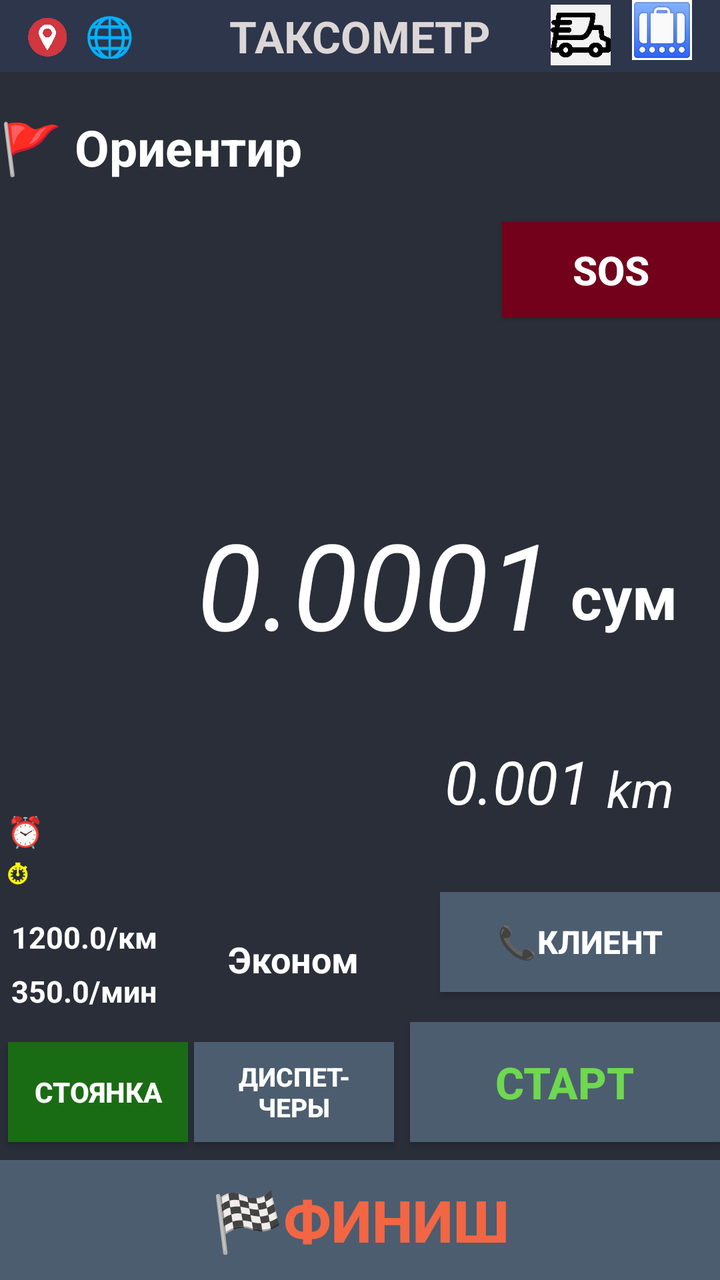
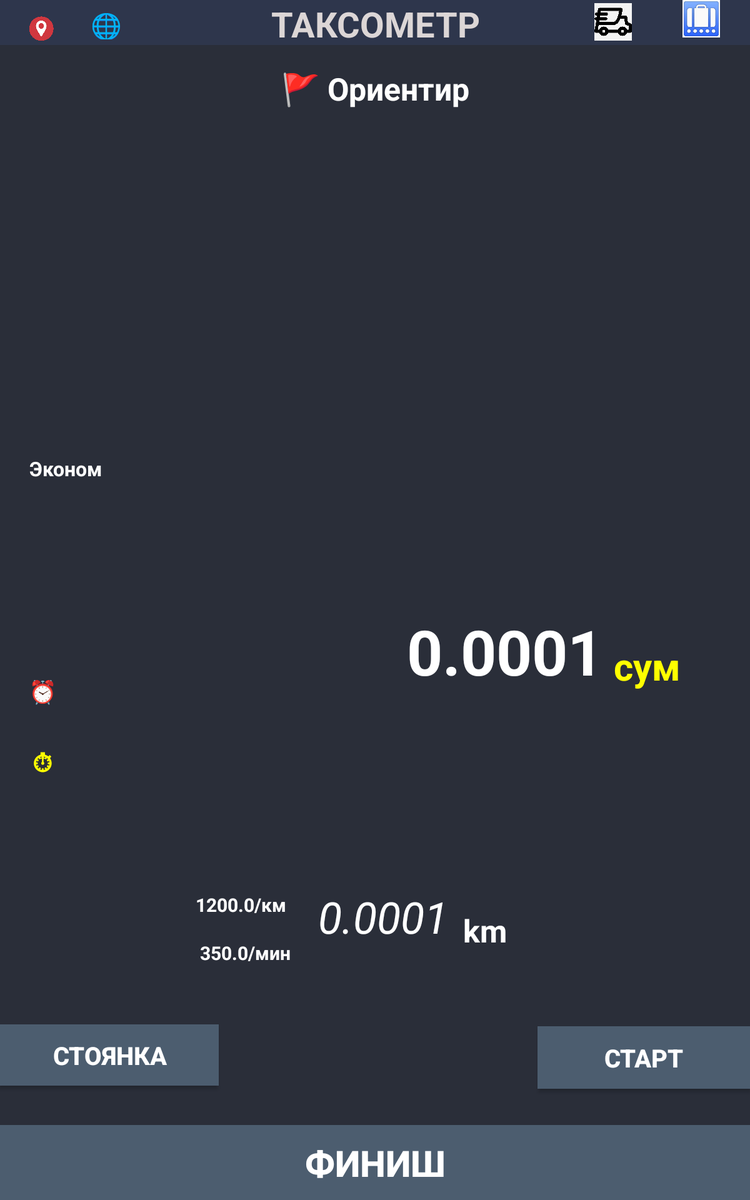

First picture: res/layout/ on a phone held upright. Second picture: the repository's own variant of that layout, on a device whose configuration matches the variant's folder. Source for both follows.
<!-- AndroidManifest.xml: application theme Theme.MyApplication -->
<!-- res/layout/activity_taksometr.xml -->
<?xml version="1.0" encoding="utf-8"?>
<androidx.constraintlayout.widget.ConstraintLayout xmlns:android="http://schemas.android.com/apk/res/android"
    xmlns:app="http://schemas.android.com/apk/res-auto"
    xmlns:tools="http://schemas.android.com/tools"
    android:id="@+id/taks"
    android:layout_width="match_parent"
    android:layout_height="match_parent"
    android:background="#2A2E39"
    tools:context=".taksometr">


    <TextView
        android:id="@+id/taksometr_summa"
        android:layout_width="wrap_content"
        android:layout_height="76dp"
        android:text="0.0001"
        android:textAlignment="viewEnd"
        android:textColor="@color/white"
        android:textSize="60dp"
        android:textStyle="italic"
        app:layout_constraintBottom_toBottomOf="parent"
        app:layout_constraintEnd_toStartOf="@+id/textView"
        app:layout_constraintHorizontal_bias="1.0"
        app:layout_constraintStart_toStartOf="parent"
        app:layout_constraintTop_toTopOf="parent"
        app:layout_constraintVertical_bias="0.446" />

    <TextView
        android:id="@+id/textView"
        android:layout_width="70dp"
        android:layout_height="42dp"
        android:gravity="center"
        android:text="сум"
        android:textAlignment="center"
        android:textColor="@color/white"
        android:textSize="30dp"
        android:textStyle="bold"
        app:layout_constraintBottom_toBottomOf="parent"
        app:layout_constraintEnd_toEndOf="parent"
        app:layout_constraintHorizontal_bias="0.955"
        app:layout_constraintStart_toStartOf="parent"
        app:layout_constraintTop_toTopOf="parent"
        app:layout_constraintVertical_bias="0.464" />

    <TextView
        android:id="@+id/taksometr_km"
        android:layout_width="140dp"
        android:layout_height="wrap_content"
        android:layout_marginEnd="8dp"
        android:text=" 0.001"
        android:textAlignment="textEnd"
        android:textColor="@color/white"
        android:textSize="30dp"
        android:textStyle="italic"
        app:layout_constraintBottom_toTopOf="@+id/taksometr_stayanka2"
        app:layout_constraintEnd_toStartOf="@+id/textView2"
        app:layout_constraintTop_toTopOf="parent"
        app:layout_constraintVertical_bias="0.913" />

    <TextView
        android:id="@+id/textView2"
        android:layout_width="41dp"
        android:layout_height="33dp"
        android:text="km"
        android:textAlignment="textStart"
        android:textColor="#FFFFFF"
        android:textSize="25dp"
        android:textStyle="italic"
        app:layout_constraintBottom_toTopOf="@+id/taksometr_stayanka2"
        app:layout_constraintEnd_toEndOf="parent"
        app:layout_constraintHorizontal_bias="0.951"
        app:layout_constraintStart_toStartOf="parent"
        app:layout_constraintTop_toTopOf="parent"
        app:layout_constraintVertical_bias="0.914" />

    <TextView
        android:id="@+id/class_text"
        android:layout_width="135dp"
        android:layout_height="50dp"
        android:gravity="center"
        android:text="Эконом"
        android:textAlignment="center"
        android:textColor="#FFFFFF"
        android:textSize="18dp"
        android:textStyle="bold"
        app:layout_constraintBottom_toTopOf="@+id/taksometr_start"
        app:layout_constraintEnd_toEndOf="parent"
        app:layout_constraintHorizontal_bias="0.351"
        app:layout_constraintStart_toStartOf="parent"
        app:layout_constraintTop_toBottomOf="@+id/taksometr_orientir"
        app:layout_constraintVertical_bias="0.982" />
    <androidx.appcompat.widget.AppCompatButton
        android:id="@+id/taksometr_start"
        android:layout_width="155dp"
        android:layout_height="60dp"
        android:layout_marginBottom="9dp"
        android:background="#4C5D6F"
        android:text="Старт"
        android:textColor="#6ED850"
        android:textSize="22dp"
        android:textStyle="bold"
        app:layout_constraintBottom_toTopOf="@+id/taksometr_finish"
        app:layout_constraintEnd_toEndOf="parent"
        app:layout_constraintHorizontal_bias="1.0"
        app:layout_constraintStart_toEndOf="@+id/taksometr_stayanka"
        app:layout_constraintTop_toTopOf="parent"
        app:layout_constraintVertical_bias="1.0" />

    <androidx.appcompat.widget.AppCompatButton
        android:id="@+id/taksometr_stayanka"
        android:layout_width="90dp"
        android:layout_height="50dp"
        android:layout_marginStart="4dp"
        android:background="#1A6C14"
        android:text="Стоянка"
        android:textColor="@color/white"
        android:textSize="14dp"
        android:textStyle="bold"
        app:layout_constraintBottom_toTopOf="@+id/taksometr_finish"
        app:layout_constraintStart_toStartOf="parent"
        app:layout_constraintTop_toTopOf="parent"
        app:layout_constraintVertical_bias="0.983" />

    <androidx.appcompat.widget.AppCompatButton
        android:id="@+id/taksometr_stayanka2"
        android:layout_width="140dp"
        android:layout_height="50dp"
        android:layout_marginBottom="15dp"
        android:background="#4C5D6F"
        android:onClick="client_tel"
        android:text="📞клиент"
        android:textColor="@color/white"
        android:textSize="16dp"
        android:textStyle="bold"
        app:layout_constraintBottom_toTopOf="@+id/taksometr_start"
        app:layout_constraintEnd_toEndOf="parent"
        app:layout_constraintHorizontal_bias="1.0"
        app:layout_constraintStart_toStartOf="parent"
        app:layout_constraintTop_toTopOf="parent"
        app:layout_constraintVertical_bias="1.0" />

    <androidx.appcompat.widget.AppCompatButton
        android:id="@+id/taksometr_stayanka5"
        android:layout_width="100dp"
        android:layout_height="50dp"
        android:layout_marginLeft="5dp"
        android:background="#4C5D6F"
        android:onClick="operator_tel"
        android:text="диспет-\nчеры "
        android:textColor="@color/white"
        android:textSize="13dp"
        android:textStyle="bold"
        app:layout_constraintBottom_toTopOf="@+id/taksometr_finish"
        app:layout_constraintEnd_toEndOf="parent"
        app:layout_constraintHorizontal_bias="0.361"
        app:layout_constraintStart_toStartOf="parent"
        app:layout_constraintTop_toTopOf="parent"
        app:layout_constraintVertical_bias="0.983" />

    <androidx.appcompat.widget.AppCompatButton
        android:id="@+id/taksometr_stayanka4"
        android:layout_width="109dp"
        android:layout_height="48dp"
        android:background="#73011B"
        android:onClick="trevogab"
        android:text="SOS"
        android:textColor="#FFFFFF"
        android:textSize="20dp"
        android:textStyle="bold"
        app:layout_constraintBottom_toBottomOf="parent"
        app:layout_constraintEnd_toEndOf="parent"
        app:layout_constraintHorizontal_bias="1.0"
        app:layout_constraintStart_toStartOf="parent"
        app:layout_constraintTop_toBottomOf="@+id/taksometr_orientir"
        app:layout_constraintVertical_bias="0.0" />

    <androidx.appcompat.widget.AppCompatButton
        android:id="@+id/taksometr_finish"
        android:layout_width="match_parent"
        android:layout_height="60dp"
        android:background="#4C5D6F"
        android:text="🏁Финиш"
        android:textColor="#F36644"
        android:textSize="29dp"
        android:textStyle="bold"
        app:layout_constraintBottom_toBottomOf="parent"
        app:layout_constraintEnd_toEndOf="parent"
        app:layout_constraintHorizontal_bias="0.0"
        app:layout_constraintStart_toStartOf="parent" />
    <TextView
        android:id="@+id/taksometr_ojidaniya"
        android:layout_width="wrap_content"
        android:layout_height="wrap_content"
        android:text="⏰"
        android:textAlignment="center"
        android:textColor="#E34242"
        android:textSize="15dp"
        android:textStyle="bold"
        app:layout_constraintBottom_toTopOf="@+id/taksometr_v_puti"
        app:layout_constraintEnd_toEndOf="parent"
        app:layout_constraintHorizontal_bias="0.01"
        app:layout_constraintStart_toStartOf="parent"
        app:layout_constraintTop_toTopOf="parent"
        app:layout_constraintVertical_bias="1.0" />

    <TextView
        android:id="@+id/taksometr_v_puti"
        android:layout_width="wrap_content"
        android:layout_height="wrap_content"
        android:text="⏱"
        android:textAlignment="center"
        android:textColor="@color/sariq"
        android:textSize="15dp"
        android:textStyle="bold"
        app:layout_constraintBottom_toTopOf="@+id/taksometr_stayanka"
        app:layout_constraintEnd_toEndOf="parent"
        app:layout_constraintHorizontal_bias="0.01"
        app:layout_constraintStart_toStartOf="parent"
        app:layout_constraintTop_toTopOf="parent"
        app:layout_constraintVertical_bias="0.851" />

    <TextView
        android:id="@+id/km_sum_text"
        android:layout_width="wrap_content"
        android:layout_height="20dp"
        android:text="1200.0/км"
        android:textAlignment="textStart"
        android:textColor="#FFFFFF"
        android:textSize="15dp"
        android:textStyle="bold"
        app:layout_constraintBottom_toTopOf="@+id/taksometr_stayanka"
        app:layout_constraintEnd_toEndOf="parent"
        app:layout_constraintHorizontal_bias="0.02"
        app:layout_constraintStart_toStartOf="parent"
        app:layout_constraintTop_toTopOf="parent"
        app:layout_constraintVertical_bias="0.915" />

    <TextView
        android:id="@+id/min_sum"
        android:layout_width="wrap_content"
        android:layout_height="20dp"
        android:text="350.0/мин"
        android:textAlignment="textStart"
        android:textColor="#FFFFFF"
        android:textSize="15dp"
        android:textStyle="bold"
        app:layout_constraintBottom_toTopOf="@+id/taksometr_stayanka"
        app:layout_constraintEnd_toEndOf="parent"
        app:layout_constraintHorizontal_bias="0.02"
        app:layout_constraintStart_toStartOf="parent"
        app:layout_constraintTop_toTopOf="parent"
        app:layout_constraintVertical_bias="0.969" />

    <TextView
        android:id="@+id/taksometr"
        android:layout_width="match_parent"
        android:layout_height="36dp"
        android:layout_marginBottom="384dp"
        android:background="#2E364C"
        android:gravity="center"
        android:text="ТАКСОМЕТР"
        android:textAlignment="center"
        android:textColor="#DCD6D6"
        android:textSize="22dp"
        android:textStyle="bold"
        app:layout_constraintBottom_toBottomOf="parent"
        app:layout_constraintEnd_toEndOf="parent"
        app:layout_constraintHorizontal_bias="1.0"
        app:layout_constraintStart_toStartOf="parent"
        app:layout_constraintTop_toTopOf="parent"
        app:layout_constraintVertical_bias="0.0" />

    <TextView
        android:id="@+id/taksometr_orientir"
        android:layout_width="match_parent"
        android:layout_height="75dp"
        android:gravity="center"
        android:text="🚩 Ориентир"
        android:textAlignment="textStart"
        android:textColor="@color/white"
        android:textSize="25dp"
        android:textStyle="bold"
        app:layout_constraintBottom_toBottomOf="parent"
        app:layout_constraintEnd_toEndOf="parent"
        app:layout_constraintHorizontal_bias="0.0"
        app:layout_constraintStart_toStartOf="parent"
        app:layout_constraintTop_toBottomOf="@+id/taksometr"
        app:layout_constraintVertical_bias="0.0"
        tools:ignore="RtlCompat" />
    <androidx.constraintlayout.widget.Guideline
        android:id="@+id/guideline"
        android:layout_width="wrap_content"
        android:layout_height="wrap_content"
        android:orientation="horizontal"
        app:layout_constraintEnd_toEndOf="parent"
        app:layout_constraintGuide_begin="-203dp"
        app:layout_constraintHorizontal_bias="0.5"
        app:layout_constraintStart_toStartOf="parent" />

    <ImageView
        android:id="@+id/imageView3"
        android:layout_width="20dp"
        android:layout_height="20dp"
        android:contentDescription="test"
        android:src="@drawable/gps_off"
        app:layout_constraintBottom_toBottomOf="parent"
        app:layout_constraintEnd_toEndOf="parent"
        app:layout_constraintHorizontal_bias="0.04"
        app:layout_constraintStart_toStartOf="parent"
        app:layout_constraintTop_toTopOf="parent"
        app:layout_constraintVertical_bias="0.014"
        tools:ignore="MissingConstraints" />

    <ImageView
        android:id="@+id/bagaj_icon"
        android:layout_width="30dp"
        android:layout_height="30dp"
        android:contentDescription="test"
        android:src="@drawable/bagaj"
        app:layout_constraintBottom_toBottomOf="parent"
        app:layout_constraintEnd_toEndOf="parent"
        app:layout_constraintHorizontal_bias="0.958"
        app:layout_constraintStart_toStartOf="parent"
        app:layout_constraintTop_toTopOf="parent"
        app:layout_constraintVertical_bias="0.0"
        tools:ignore="MissingConstraints" />

    <ImageView
        android:id="@+id/dostavka_icon"
        android:layout_width="30dp"
        android:layout_height="35dp"
        android:contentDescription="test"
        android:src="@drawable/dostavka"
        app:layout_constraintBottom_toBottomOf="parent"
        app:layout_constraintEnd_toEndOf="parent"
        app:layout_constraintHorizontal_bias="0.834"
        app:layout_constraintStart_toStartOf="parent"
        app:layout_constraintTop_toTopOf="parent"
        app:layout_constraintVertical_bias="0.0"
        tools:ignore="MissingConstraints" />

    <TextView
        android:id="@+id/internet"
        android:layout_width="25dp"
        android:layout_height="25dp"
        android:gravity="center"
        android:text="🌐"
        android:textColor="@color/sariq"
        android:textSize="20dp"
        app:layout_constraintBottom_toBottomOf="parent"
        app:layout_constraintEnd_toEndOf="parent"
        app:layout_constraintHorizontal_bias="0.126"
        app:layout_constraintStart_toStartOf="parent"
        app:layout_constraintTop_toTopOf="parent"
        app:layout_constraintVertical_bias="0.007" />

    <TextView
        android:id="@+id/zakazid"
        android:layout_width="wrap_content"
        android:layout_height="wrap_content"
        android:text=""
        android:textSize="23dp"
        app:layout_constraintBottom_toBottomOf="parent"
        app:layout_constraintEnd_toEndOf="parent"
        app:layout_constraintHorizontal_bias="0.045"
        app:layout_constraintStart_toStartOf="parent"
        app:layout_constraintTop_toTopOf="parent"
        app:layout_constraintVertical_bias="0.172" />
</androidx.constraintlayout.widget.ConstraintLayout>
<!-- resources referenced by this layout -->
<resources>
  <color name="sariq">#FF0</color>
  <color name="white">#FFFFFFFF</color>
  <!-- drawable bagaj: jpg bitmap (drawable, 9462 bytes) -->
  <!-- drawable dostavka: png bitmap (drawable, 9626 bytes) -->
  <!-- drawable gps_off: png bitmap (drawable, 26836 bytes) -->
  <style name="Theme.MyApplication" parent="Theme.MaterialComponents.DayNight.DarkActionBar">
          <item name="colorOnPrimary">@color/white</item>
          
          <item name="colorSecondary">@color/teal_200</item>
          <item name="colorSecondaryVariant">@color/teal_700</item>
          
      </style>
  <color name="teal_200">#FF03DAC5</color>
  <color name="teal_700">#FF018786</color>
</resources>
<!-- res/layout-sw600dp/activity_taksometr.xml (the repository's variant of the layout above) -->
<!-- drawn on a 7-inch tablet held upright -->
<?xml version="1.0" encoding="utf-8"?>
<androidx.constraintlayout.widget.ConstraintLayout xmlns:android="http://schemas.android.com/apk/res/android"
    xmlns:app="http://schemas.android.com/apk/res-auto"
    xmlns:tools="http://schemas.android.com/tools"
    android:layout_width="match_parent"
    android:layout_height="match_parent"
    android:background="#2A2E39"
    android:id="@+id/taks"
    tools:context=".taksometr">

    <TextView
        android:id="@+id/textView"
        android:layout_width="70dp"
        android:layout_height="42dp"
        android:gravity="center"
        android:text="сум"
        android:textAlignment="center"
        android:textColor="@color/sariq"
        android:textSize="30dp"
        android:textStyle="bold"
        app:layout_constraintBottom_toBottomOf="parent"
        app:layout_constraintEnd_toEndOf="parent"
        app:layout_constraintHorizontal_bias="0.91"
        app:layout_constraintStart_toStartOf="parent"
        app:layout_constraintTop_toTopOf="parent"
        app:layout_constraintVertical_bias="0.558" />

    <TextView
        android:id="@+id/taksometr_summa"
        android:layout_width="wrap_content"
        android:layout_height="wrap_content"
        android:text="0.0001"
        android:textAlignment="viewEnd"
        android:textColor="@color/white"
        android:textSize="50dp"
        android:textStyle="bold"
        app:layout_constraintBottom_toBottomOf="parent"
        app:layout_constraintEnd_toStartOf="@+id/textView"
        app:layout_constraintHorizontal_bias="1.0"
        app:layout_constraintStart_toStartOf="parent"
        app:layout_constraintTop_toTopOf="parent"
        app:layout_constraintVertical_bias="0.546" />

    <TextView
        android:id="@+id/textView2"
        android:layout_width="41dp"
        android:layout_height="33dp"
        android:text="km"
        android:textAlignment="textStart"
        android:textColor="#FFFFFF"
        android:textSize="25dp"
        android:textStyle="bold"
        app:layout_constraintBottom_toBottomOf="parent"
        app:layout_constraintEnd_toEndOf="parent"
        app:layout_constraintHorizontal_bias="0.663"
        app:layout_constraintStart_toStartOf="parent"
        app:layout_constraintTop_toTopOf="parent"
        app:layout_constraintVertical_bias="0.785" />

    <TextView
        android:id="@+id/taksometr_km"
        android:layout_width="wrap_content"
        android:layout_height="wrap_content"
        android:layout_marginEnd="12dp"
        android:text=" 0.0001"
        android:textAlignment="textEnd"
        android:textColor="@color/white"
        android:textSize="35dp"
        android:textStyle="italic"
        app:layout_constraintBottom_toBottomOf="parent"
        app:layout_constraintEnd_toStartOf="@+id/textView2"
        app:layout_constraintTop_toTopOf="parent"
        app:layout_constraintVertical_bias="0.777" />


    <TextView
        android:id="@+id/km_sum_text"
        android:layout_width="wrap_content"
        android:layout_height="20dp"
        android:text="1200.0/км"
        android:textAlignment="textStart"
        android:textColor="#FFFFFF"
        android:textSize="15dp"
        android:textStyle="bold"
        app:layout_constraintBottom_toBottomOf="parent"
        app:layout_constraintEnd_toEndOf="parent"
        app:layout_constraintHorizontal_bias="0.297"
        app:layout_constraintStart_toStartOf="parent"
        app:layout_constraintTop_toTopOf="parent"
        app:layout_constraintVertical_bias="0.759" />

    <TextView
        android:id="@+id/min_sum"
        android:layout_width="wrap_content"
        android:layout_height="20dp"
        android:text="350.0/мин"
        android:textAlignment="textStart"
        android:textColor="#FFFFFF"
        android:textSize="15dp"
        android:textStyle="bold"
        app:layout_constraintBottom_toBottomOf="parent"
        app:layout_constraintEnd_toEndOf="parent"
        app:layout_constraintHorizontal_bias="0.303"
        app:layout_constraintStart_toStartOf="parent"
        app:layout_constraintTop_toTopOf="parent"
        app:layout_constraintVertical_bias="0.8" />

    <TextView
        android:id="@+id/class_text"
        android:layout_width="wrap_content"
        android:layout_height="wrap_content"
        android:text="Эконом"
        android:textAlignment="textStart"
        android:textColor="#FFFFFF"
        android:textSize="16dp"
        android:textStyle="bold"
        app:layout_constraintBottom_toBottomOf="parent"
        app:layout_constraintEnd_toEndOf="parent"
        app:layout_constraintHorizontal_bias="0.043"
        app:layout_constraintStart_toStartOf="parent"
        app:layout_constraintTop_toBottomOf="@+id/taksometr_orientir"
        app:layout_constraintVertical_bias="0.31" />

    <TextView
        android:id="@+id/taksometr_v_puti"
        android:layout_width="28dp"
        android:layout_height="31dp"
        android:text="⏱"
        android:textAlignment="center"
        android:textColor="@color/sariq"
        android:textSize="22dp"
        android:textStyle="bold"
        app:layout_constraintBottom_toBottomOf="parent"
        app:layout_constraintEnd_toEndOf="parent"
        app:layout_constraintHorizontal_bias="0.035"
        app:layout_constraintStart_toStartOf="parent"
        app:layout_constraintTop_toTopOf="parent"
        app:layout_constraintVertical_bias="0.639" />

    <androidx.appcompat.widget.AppCompatButton
        android:id="@+id/taksometr_start"
        android:layout_width="170dp"
        android:layout_height="50dp"
        android:background="#4C5D6F"
        android:text="Старт"
        android:textColor="@color/white"
        android:textSize="20dp"
        android:textStyle="bold"
        app:layout_constraintBottom_toTopOf="@+id/taksometr_finish"
        app:layout_constraintEnd_toEndOf="parent"
        app:layout_constraintHorizontal_bias="1.0"
        app:layout_constraintStart_toEndOf="@+id/taksometr_stayanka"
        app:layout_constraintTop_toTopOf="parent"
        app:layout_constraintVertical_bias="0.966" />

    <androidx.appcompat.widget.AppCompatButton
        android:id="@+id/taksometr_stayanka"
        android:layout_width="175dp"
        android:layout_height="49dp"

        android:background="#4C5D6F"
        android:text="Стоянка"
        android:textColor="@color/white"

        android:textSize="20dp"
        android:textStyle="bold"
        app:layout_constraintBottom_toTopOf="@+id/taksometr_finish"
        app:layout_constraintStart_toStartOf="parent"
        app:layout_constraintTop_toTopOf="parent"
        app:layout_constraintVertical_bias="0.963" />

    <androidx.appcompat.widget.AppCompatButton
        android:id="@+id/taksometr_finish"
        android:layout_width="match_parent"
        android:layout_height="60dp"
        android:background="#4C5D6F"
        android:text="Финиш"
        android:textColor="@color/white"
        android:textSize="29dp"
        android:textStyle="bold"
        app:layout_constraintBottom_toBottomOf="parent"
        app:layout_constraintEnd_toEndOf="parent"
        app:layout_constraintHorizontal_bias="0.0"
        app:layout_constraintStart_toStartOf="parent" />

    <TextView
        android:id="@+id/taksometr_ojidaniya"
        android:layout_width="wrap_content"
        android:layout_height="wrap_content"
        android:text="⏰"
        android:textAlignment="center"
        android:textColor="#E34242"
        android:textSize="18dp"
        android:textStyle="bold"
        app:layout_constraintBottom_toBottomOf="parent"
        app:layout_constraintEnd_toEndOf="parent"
        app:layout_constraintHorizontal_bias="0.04"
        app:layout_constraintStart_toStartOf="parent"
        app:layout_constraintTop_toTopOf="parent"
        app:layout_constraintVertical_bias="0.578" />

    <TextView
        android:id="@+id/taksometr"
        android:layout_width="match_parent"
        android:layout_height="36dp"
        android:layout_marginBottom="384dp"
        android:background="#2E364C"
        android:gravity="center"
        android:text="ТАКСОМЕТР"
        android:textAlignment="center"
        android:textColor="#DCD6D6"
        android:textSize="28dp"
        android:textStyle="bold"
        app:layout_constraintBottom_toBottomOf="parent"
        app:layout_constraintEnd_toEndOf="parent"
        app:layout_constraintHorizontal_bias="1.0"
        app:layout_constraintStart_toStartOf="parent"
        app:layout_constraintTop_toTopOf="parent"
        app:layout_constraintVertical_bias="0.0" />

    <TextView
        android:id="@+id/taksometr_orientir"
        android:layout_width="match_parent"
        android:layout_height="70dp"
        android:gravity="center"
        android:text="🚩 Ориентир"
        android:textAlignment="center"
        android:textColor="@color/white"
        android:textSize="25dp"
        android:textStyle="bold"
        app:layout_constraintBottom_toBottomOf="parent"
        app:layout_constraintEnd_toEndOf="parent"
        app:layout_constraintHorizontal_bias="0.0"
        app:layout_constraintStart_toStartOf="parent"
        app:layout_constraintTop_toBottomOf="@+id/taksometr"
        app:layout_constraintVertical_bias="0.0" />

    <androidx.constraintlayout.widget.Guideline
        android:id="@+id/guideline"
        android:layout_width="wrap_content"
        android:layout_height="wrap_content"
        android:orientation="horizontal"
        app:layout_constraintEnd_toEndOf="parent"
        app:layout_constraintGuide_begin="-203dp"
        app:layout_constraintHorizontal_bias="0.5"
        app:layout_constraintStart_toStartOf="parent" />

    <ImageView
        android:id="@+id/imageView3"
        android:layout_width="20dp"
        android:layout_height="20dp"
        android:src="@drawable/gps_off"
        app:layout_constraintBottom_toBottomOf="parent"
        app:layout_constraintEnd_toEndOf="parent"
        app:layout_constraintHorizontal_bias="0.04"
        app:layout_constraintStart_toStartOf="parent"
        app:layout_constraintTop_toTopOf="parent"
        app:layout_constraintVertical_bias="0.014"
        android:contentDescription="test"
        tools:ignore="MissingConstraints" />

    <ImageView
        android:id="@+id/bagaj_icon"
        android:layout_width="30dp"
        android:layout_height="30dp"
        android:src="@drawable/bagaj"
        app:layout_constraintBottom_toBottomOf="parent"
        app:layout_constraintEnd_toEndOf="parent"
        app:layout_constraintHorizontal_bias="0.958"
        app:layout_constraintStart_toStartOf="parent"
        app:layout_constraintTop_toTopOf="parent"
        app:layout_constraintVertical_bias="0.0"
        android:contentDescription="test"
        tools:ignore="MissingConstraints" />

    <ImageView
        android:id="@+id/dostavka_icon"
        android:layout_width="30dp"
        android:layout_height="35dp"
        android:src="@drawable/dostavka"
        app:layout_constraintBottom_toBottomOf="parent"
        app:layout_constraintEnd_toEndOf="parent"
        app:layout_constraintHorizontal_bias="0.834"
        app:layout_constraintStart_toStartOf="parent"
        app:layout_constraintTop_toTopOf="parent"
        app:layout_constraintVertical_bias="0.0"
        android:contentDescription="test"
        tools:ignore="MissingConstraints" />

    <TextView
        android:id="@+id/internet"
        android:layout_width="25dp"
        android:layout_height="25dp"
        android:gravity="center"
        android:text="🌐"
        android:textColor="@color/sariq"
        android:textSize="20dp"
        app:layout_constraintBottom_toBottomOf="parent"
        app:layout_constraintEnd_toEndOf="parent"
        app:layout_constraintHorizontal_bias="0.126"
        app:layout_constraintStart_toStartOf="parent"
        app:layout_constraintTop_toTopOf="parent"
        app:layout_constraintVertical_bias="0.007" />

    <TextView
        android:id="@+id/zakazid"
        android:layout_width="wrap_content"
        android:layout_height="wrap_content"
        android:text=""
        android:textSize="26dp"
        app:layout_constraintBottom_toBottomOf="parent"
        app:layout_constraintEnd_toEndOf="parent"
        app:layout_constraintHorizontal_bias="0.044"
        app:layout_constraintStart_toStartOf="parent"
        app:layout_constraintTop_toTopOf="parent"
        app:layout_constraintVertical_bias="0.13" />
</androidx.constraintlayout.widget.ConstraintLayout>
